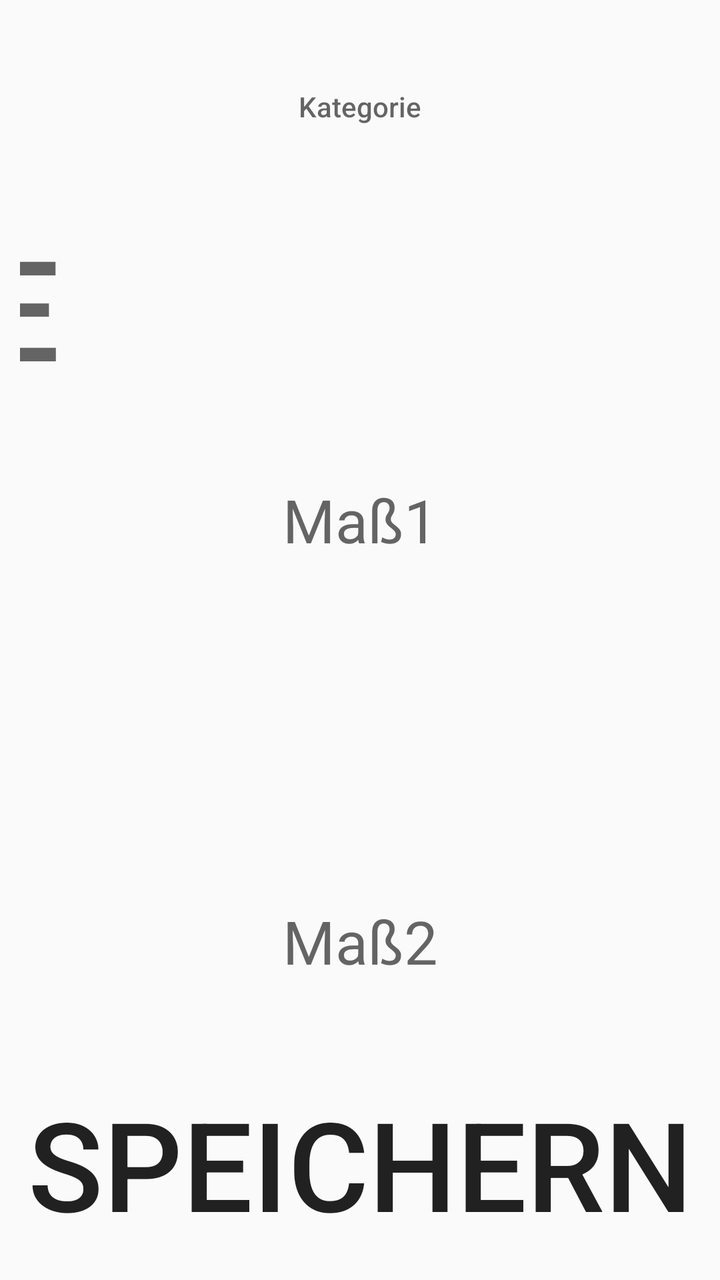
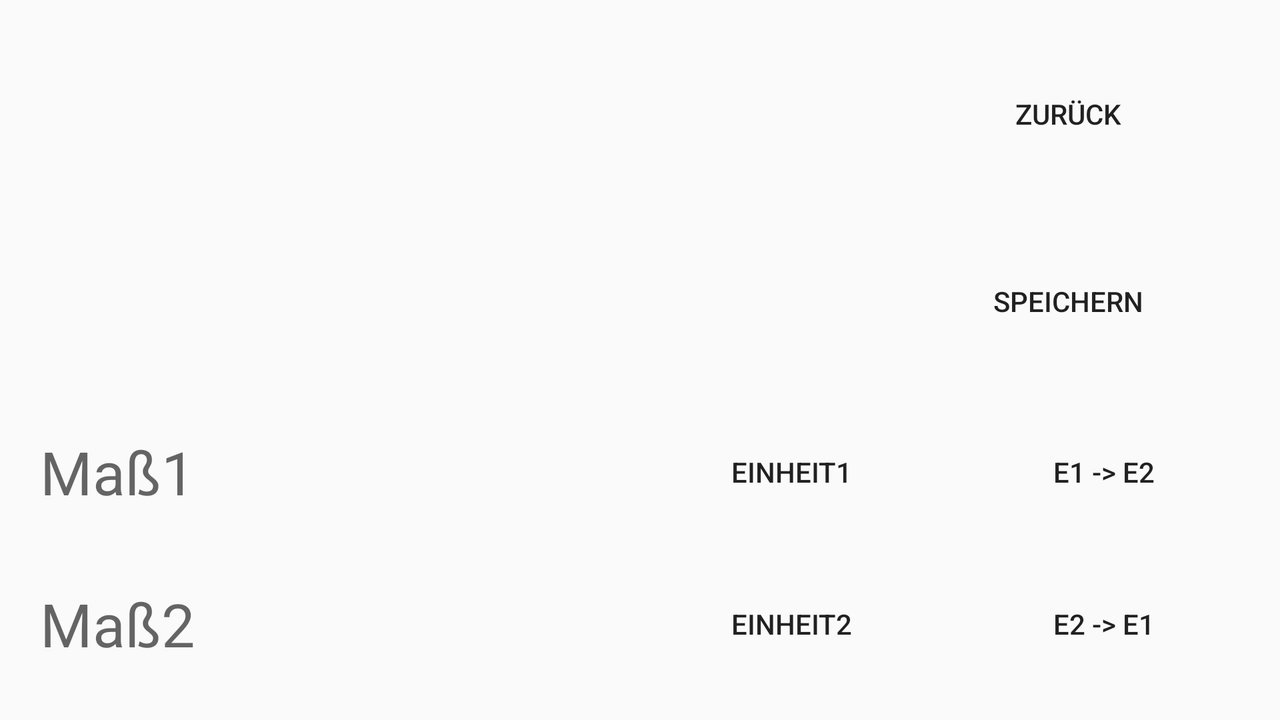

First picture: res/layout/ on a phone held upright. Second picture: the repository's own variant of that layout, on a device whose configuration matches the variant's folder. Source for both follows.
<!-- AndroidManifest.xml: application theme AppTheme -->
<!-- res/layout/activity_conversion.xml -->
<?xml version="1.0" encoding="utf-8"?>
<LinearLayout xmlns:android="http://schemas.android.com/apk/res/android"
    xmlns:app="http://schemas.android.com/apk/res-auto"
    xmlns:tools="http://schemas.android.com/tools"
    android:id="@+id/conv_background"
    android:layout_width="match_parent"
    android:layout_height="match_parent"
    android:orientation="vertical"
    tools:context=".ConversionActivity">

    <Button
        android:id="@+id/btn_Auswahl"
        android:layout_width="match_parent"
        android:layout_height="match_parent"
        android:layout_gravity="center_horizontal"
        android:layout_marginStart="10dp"
        android:layout_marginTop="10dp"
        android:layout_marginEnd="10dp"
        android:layout_marginBottom="10dp"
        android:layout_weight="2.5"
        android:background="@drawable/buttonshape_square"
        android:hint="Kategorie" />

    <LinearLayout
        android:layout_width="match_parent"
        android:layout_height="match_parent"
        android:layout_marginStart="10dp"
        android:layout_marginBottom="5dp"
        android:layout_weight="1"
        android:orientation="vertical">

        <Button
            android:id="@+id/btn_maßeinheit1"
            android:layout_width="match_parent"
            android:layout_height="match_parent"
            android:layout_marginRight="10dp"
            android:layout_marginBottom="10dp"
            android:layout_weight="1"
            android:background="@drawable/buttonshape_square"
            android:hint="Einheit1"
            android:maxLines="2"
            android:textAlignment="center"
            app:autoSizeMaxTextSize="100sp"
            app:autoSizeMinTextSize="12sp"
            app:autoSizeStepGranularity="2sp"
            app:autoSizeTextType="uniform" />

        <EditText
            android:id="@+id/eT_cur_const_val1"
            android:layout_width="match_parent"
            android:layout_height="match_parent"
            android:layout_marginEnd="10dp"
            android:layout_marginBottom="10dp"
            android:layout_weight="1"
            android:background="@drawable/buttonshape_square"
            android:hint="Maß1"
            android:inputType="numberDecimal"
            android:textAlignment="center"
            android:textSize="30sp" />

        <Button
            android:id="@+id/btn_maßeinheit2"
            android:layout_width="match_parent"
            android:layout_height="match_parent"
            android:layout_marginRight="10dp"
            android:layout_marginBottom="10dp"
            android:layout_weight="1"
            android:background="@drawable/buttonshape_square"
            android:maxLines="2"
            app:autoSizeMaxTextSize="100sp"
            app:autoSizeMinTextSize="12sp"
            app:autoSizeStepGranularity="2sp"
            app:autoSizeTextType="uniform" />

        <EditText
            android:id="@+id/eT_cur_const_val2"
            android:layout_width="match_parent"
            android:layout_height="match_parent"
            android:layout_marginEnd="10dp"
            android:layout_marginBottom="10dp"
            android:layout_weight="1"
            android:background="@drawable/buttonshape_square"
            android:hint="Maß2"
            android:inputType="numberDecimal"
            android:textAlignment="center"
            android:textSize="30sp" />

    </LinearLayout>

    <LinearLayout
        android:layout_width="match_parent"
        android:layout_height="match_parent"
        android:layout_weight="2.5"
        android:orientation="horizontal">

        <Button
            android:id="@+id/btn_save"
            android:layout_width="match_parent"
            android:layout_height="match_parent"
            android:layout_marginStart="10dp"
            android:layout_marginEnd="10dp"
            android:layout_marginBottom="10dp"
            android:layout_weight="1"
            android:background="@drawable/buttonshape_square"
            android:text="Speichern"
            app:autoSizeMaxTextSize="100sp"
            app:autoSizeMinTextSize="12sp"
            app:autoSizeStepGranularity="2sp"
            app:autoSizeTextType="uniform" />
    </LinearLayout>

</LinearLayout>
<!-- resources referenced by this layout -->
<resources>
  <style name="AppTheme" parent="Theme.AppCompat.Light.NoActionBar">
          
      </style>
</resources>
<!-- res/layout-land/activity_conversion.xml (the repository's variant of the layout above) -->
<!-- drawn on the phone turned sideways -->
<?xml version="1.0" encoding="utf-8"?>
<LinearLayout xmlns:android="http://schemas.android.com/apk/res/android"
    xmlns:app="http://schemas.android.com/apk/res-auto"
    xmlns:tools="http://schemas.android.com/tools"
    android:id="@+id/conv_background"
    android:layout_width="match_parent"
    android:layout_height="match_parent"
    android:orientation="vertical"
    tools:context=".ConversionActivity">

    <LinearLayout
        android:layout_width="match_parent"
        android:layout_height="match_parent"
        android:layout_weight=".35"
        android:orientation="horizontal">

        <ListView
            android:id="@+id/btn_Auswahl"
            android:layout_width="match_parent"
            android:layout_height="match_parent"
            android:layout_marginStart="10dp"
            android:layout_marginLeft="10dp"
            android:layout_marginTop="10dp"
            android:layout_marginEnd="5dp"
            android:layout_marginBottom="10dp"
            android:layout_weight="1"
            android:background="@drawable/buttonshape_square">

        </ListView>

        <LinearLayout
            android:layout_width="match_parent"
            android:layout_height="match_parent"
            android:layout_marginTop="10dp"
            android:layout_marginEnd="10dp"
            android:layout_weight="3"
            android:orientation="vertical">

            <Button
                android:id="@+id/btn_back"
                android:layout_width="wrap_content"
                android:layout_height="wrap_content"
                android:layout_marginStart="10dp"
                android:layout_marginLeft="10dp"
                android:layout_marginTop="5dp"
                android:layout_marginEnd="10dp"
                android:layout_marginBottom="10dp"
                android:layout_weight="1"
                android:background="@drawable/buttonshape_square"
                android:text="zurück" />

            <Button
                android:id="@+id/btn_save"
                android:layout_width="wrap_content"
                android:layout_height="wrap_content"
                android:layout_marginStart="10dp"
                android:layout_marginEnd="10dp"
                android:layout_marginBottom="10dp"
                android:layout_weight="1"
                android:background="@drawable/buttonshape_square"
                android:text="Speichern" />
        </LinearLayout>

    </LinearLayout>

    <LinearLayout
        android:layout_width="match_parent"
        android:layout_height="match_parent"
        android:layout_weight=".45"
        android:orientation="horizontal">

        <LinearLayout
            android:layout_width="match_parent"
            android:layout_height="match_parent"
            android:layout_marginStart="10dp"
            android:layout_marginEnd="5dp"
            android:layout_marginBottom="5dp"
            android:layout_weight=".3"
            android:orientation="vertical">

            <LinearLayout
                android:layout_width="match_parent"
                android:layout_height="match_parent"
                android:layout_weight=".5"
                android:orientation="horizontal">

                <EditText
                    android:id="@+id/eT_cur_const_val1"
                    android:layout_width="match_parent"
                    android:layout_height="match_parent"
                    android:layout_marginStart="10dp"
                    android:layout_marginEnd="10dp"
                    android:layout_marginBottom="10dp"
                    android:layout_weight=".5"
                    android:background="@drawable/buttonshape_square"
                    android:hint="Maß1"
                    android:inputType="numberDecimal"
                    android:textSize="30sp" />

                <Button
                    android:id="@+id/btn_maßeinheit1"
                    android:layout_width="match_parent"
                    android:layout_height="match_parent"
                    android:layout_marginRight="10dp"
                    android:layout_marginBottom="10dp"
                    android:layout_weight=".75"
                    android:background="@drawable/buttonshape_square"
                    android:text="Einheit1" />

                <Button
                    android:id="@+id/btn_me1_me2"
                    android:layout_width="match_parent"
                    android:layout_height="match_parent"
                    android:layout_marginRight="10dp"
                    android:layout_marginBottom="10dp"
                    android:layout_weight=".75"
                    android:background="@drawable/buttonshape_square"
                    android:text="E1 -> E2" />

            </LinearLayout>

            <LinearLayout
                android:layout_width="match_parent"
                android:layout_height="match_parent"
                android:layout_weight=".5"
                android:orientation="horizontal">

                <EditText
                    android:id="@+id/eT_cur_const_val2"
                    android:layout_width="match_parent"
                    android:layout_height="match_parent"
                    android:layout_marginStart="10dp"
                    android:layout_marginEnd="10dp"
                    android:layout_marginBottom="10dp"
                    android:layout_weight=".5"
                    android:background="@drawable/buttonshape_square"
                    android:hint="Maß2"
                    android:inputType="numberDecimal"
                    android:textSize="30sp" />

                <Button
                    android:id="@+id/btn_maßeinheit2"
                    android:layout_width="match_parent"
                    android:layout_height="match_parent"
                    android:layout_marginRight="10dp"
                    android:layout_marginBottom="10dp"
                    android:layout_weight=".75"
                    android:background="@drawable/buttonshape_square"
                    android:text="Einheit2" />

                <Button
                    android:id="@+id/btn_me2_me1"
                    android:layout_width="match_parent"
                    android:layout_height="match_parent"
                    android:layout_marginRight="10dp"
                    android:layout_marginBottom="10dp"
                    android:layout_weight=".75"
                    android:background="@drawable/buttonshape_square"
                    android:text="E2 -> E1" />

            </LinearLayout>

        </LinearLayout>

    </LinearLayout>

</LinearLayout>
